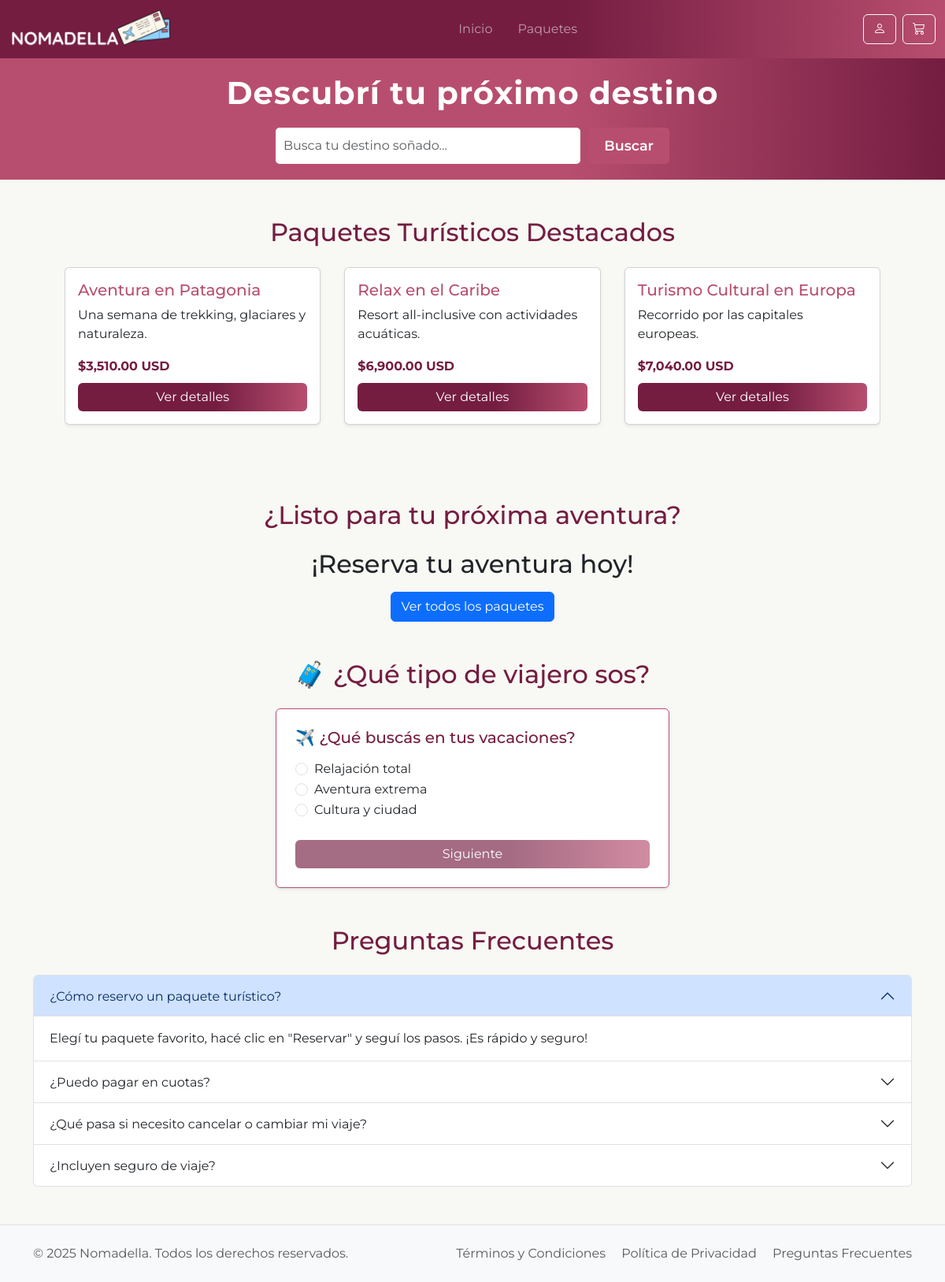
The app's page /public/index.php, older data.
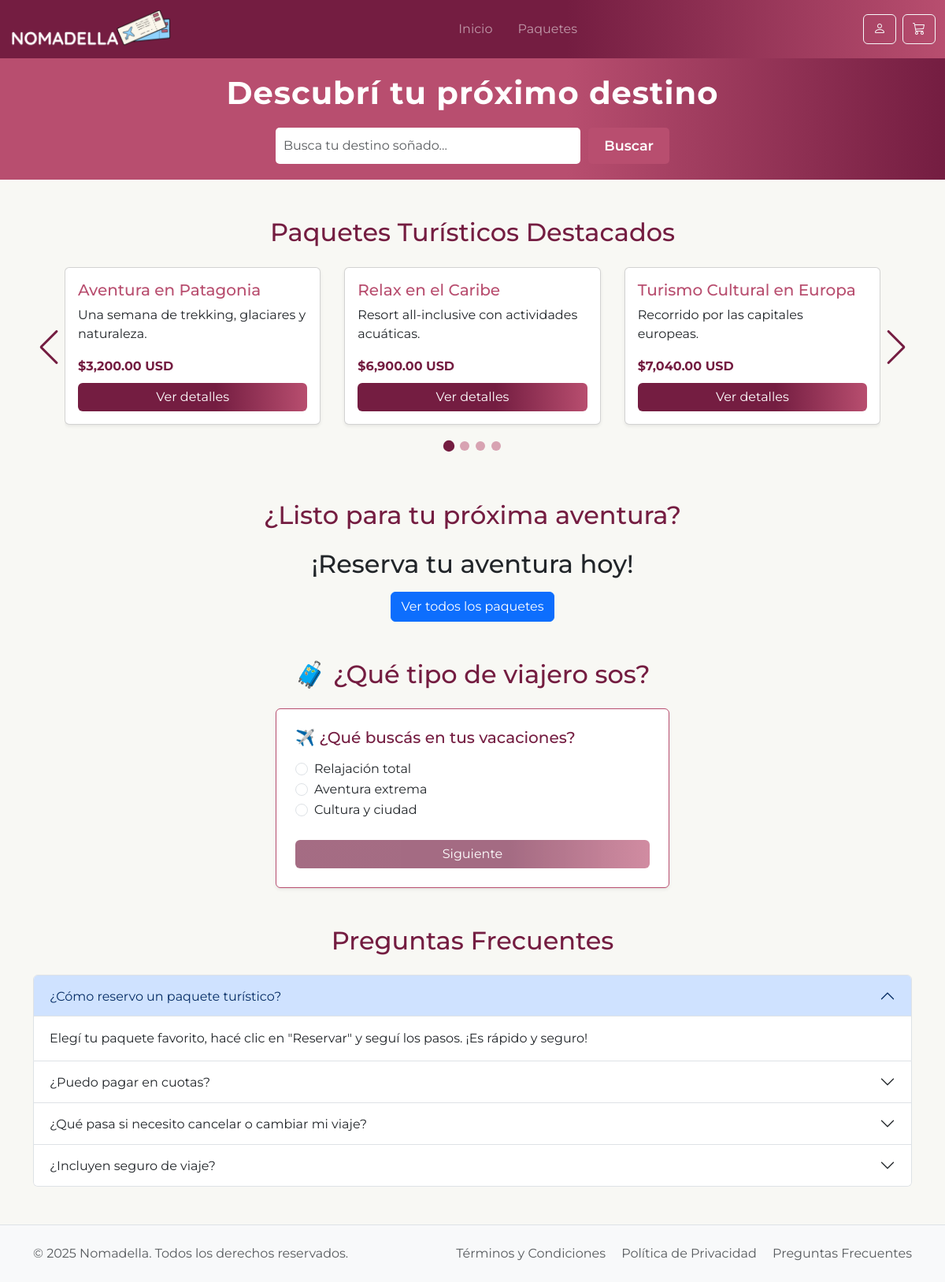
The same page, newer data.
### tables this page shows
CREATE TABLE IF NOT EXISTS `paquetes_turisticos` (
  `id_paquete` int NOT NULL AUTO_INCREMENT,
  `nombre` varchar(200) DEFAULT NULL,
  `descripcion` text,
  `id_destino` int DEFAULT NULL,
  `precio_base` decimal(12,2) DEFAULT NULL,
  `fecha_inicio` date DEFAULT NULL,
  `fecha_fin` date DEFAULT NULL,
  `cupo_disponible` int DEFAULT NULL,
  `destino` varchar(150) DEFAULT NULL,
  `tipo_paquete` varchar(100) DEFAULT NULL,
  `activo` tinyint(1) DEFAULT NULL,
  PRIMARY KEY (`id_paquete`),
  KEY `fk_paquete_destino` (`id_destino`)
);

### public/index.php (the view, shortened to what this page needs)
<?php
include 'header.php';
include 'conexion.php';
?>
<div class="hero-section">
  <h1>Descubrí tu próximo destino</h1>
  <form class="buscador-form" method="get" action="paquetes.php">
    <input type="text" name="busqueda" placeholder="Busca tu destino soñado..." class="form-control border-0 shadow-none">
    <button type="submit">Buscar</button>
  </form>
</div>
<section class="container my-5">
  <h2 class="text-center mb-4" style="color:#741d41;">Paquetes Turísticos Destacados</h2>
  <div class="swiper-container-wrapper position-relative">
    <div class="swiper mySwiper">
      <div class="swiper-wrapper">
        <?php
        $sql = "SELECT * FROM paquetes_turisticos WHERE activo = 1 LIMIT 9";
        $result = $conexion->query($sql);
        while ($row = $result->fetch_assoc()):
        ?>
          <div class="swiper-slide">
            <div class="card shadow-sm" style="min-height:200px;">
              <div class="card-body justify-content-between d-flex flex-column">
                <h5 class="card-title" style="color:#b84e6f;"><?= htmlspecialchars($row['nombre']) ?></h5>
                <p class="card-text"><?= htmlspecialchars($row['descripcion']) ?></p>
                <div class="fw-bold mb-2" style="color:#741d41;">$<?= number_format($row['precio_base'], 2) ?> USD</div>
                <a href="./paquetes_info.php?id=<?= $row['id_paquete'] ?>" class="btn btn-primary w-100" style="background:linear-gradient(90deg,#741d41 60%,#b84e6f 100%);border:none;">Ver detalles</a>
              </div>
            </div>
          </div>
        <?php endwhile; ?>
      </div>
      <br>
      <br>
      <div class="swiper-pagination mt-4"></div>
    </div>
    <div class="swiper-button-prev"></div>
    <div class="swiper-button-next"></div>
  </div>
</section>
<section class=" container justify-content-center text-center my-5 cta-section ">
  <h2 class="mb-4" style="color:#741d41;">¿Listo para tu próxima aventura?</h2>
  <h2>¡Reserva tu aventura hoy!</h2>
  <a href="./paquetes.php" class="btn btn-primary">Ver todos los paquetes</a>
</section>
<section class="container my-5">
  <h2 class="text-center mb-4" style="color:#741d41;">🧳 ¿Qué tipo de viajero sos?</h2>
  <div id="quiz-container" class="card shadow-sm p-4" style="border: 1px solid #b84e6f;">
    <div id="question-step"></div>
    <button id="next-button" class="btn mt-4 w-100" style="background: linear-gradient(90deg,#741d41 60%,#b84e6f 100%); border:none; color:white;" disabled>Siguiente</button>
  </div>
</section>
<section class="container my-5">
  <h2 class="text-center mb-4" style="color:#741d41;">Preguntas Frecuentes</h2>
  <div class="accordion" id="faqAccordion">
    <div class="accordion-item">
      <h2 class="accordion-header" id="faq1">
        <button class="accordion-button" type="button" data-bs-toggle="collapse" data-bs-target="#faqCollapse1" aria-expanded="true" aria-controls="faqCollapse1">
          ¿Cómo reservo un paquete turístico?
        </button>
      </h2>
      <div id="faqCollapse1" class="accordion-collapse collapse show" aria-labelledby="faq1" data-bs-parent="#faqAccordion">
        <div class="accordion-body">
          Elegí tu paquete favorito, hacé clic en "Reservar" y seguí los pasos. ¡Es rápido y seguro!
        </div>
      </div>
    </div>
    <div class="accordion-item">
      <h2 class="accordion-header" id="faq2">
        <button class="accordion-button collapsed" type="button" data-bs-toggle="collapse" data-bs-target="#faqCollapse2" aria-expanded="false" aria-controls="faqCollapse2">
          ¿Puedo pagar en cuotas?
        </button>
      </h2>
    </div>
    <div class="accordion-item">
      <h2 class="accordion-header" id="faq3">
        <button class="accordion-button collapsed" type="button" data-bs-toggle="collapse" data-bs-target="#faqCollapse3" aria-expanded="false" aria-controls="faqCollapse3">
          ¿Qué pasa si necesito cancelar o cambiar mi viaje?
        </button>
      </h2>
    </div>
    <div class="accordion-item">
      <h2 class="accordion-header" id="faq4">
        <button class="accordion-button collapsed" type="button" data-bs-toggle="collapse" data-bs-target="#faqCollapse4" aria-expanded="false" aria-controls="faqCollapse4">
          ¿Incluyen seguro de viaje?
        </button>
      </h2>
    </div>
  </div>
</section>
<?php include 'footer.php'; ?>
</body>
</html>

Row changes from the older to the newer data that the page shows:
changed paquetes_turisticos "Aventura en Patagonia": precio_base "3,510.00" → "3,200.00"
